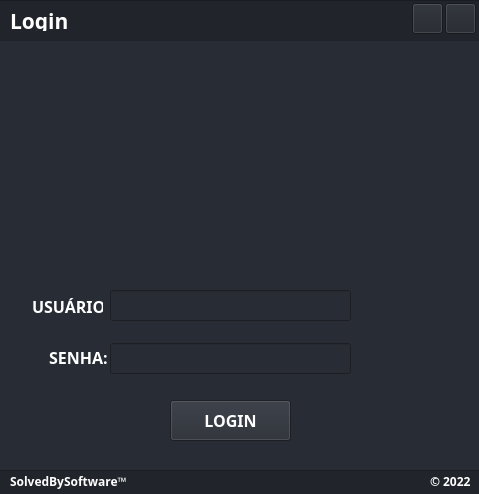
<?xml version="1.0" encoding="UTF-8"?>
<ui version="4.0">
 <class>Frame</class>
 <widget class="QFrame" name="Frame">
  <property name="geometry">
   <rect>
    <x>0</x>
    <y>0</y>
    <width>479</width>
    <height>494</height>
   </rect>
  </property>
  <property name="minimumSize">
   <size>
    <width>479</width>
    <height>494</height>
   </size>
  </property>
  <property name="maximumSize">
   <size>
    <width>479</width>
    <height>494</height>
   </size>
  </property>
  <property name="sizeIncrement">
   <size>
    <width>400</width>
    <height>420</height>
   </size>
  </property>
  <property name="windowTitle">
   <string>Frame</string>
  </property>
  <widget class="QWidget" name="verticalLayoutWidget">
   <property name="geometry">
    <rect>
     <x>-10</x>
     <y>0</y>
     <width>501</width>
     <height>41</height>
    </rect>
   </property>
   <layout class="QVBoxLayout" name="verticalLayout">
    <item>
     <widget class="QFrame" name="frame_top">
      <property name="styleSheet">
       <string notr="true">background-color: rgb(33, 37, 43);</string>
      </property>
      <property name="frameShape">
       <enum>QFrame::StyledPanel</enum>
      </property>
      <property name="frameShadow">
       <enum>QFrame::Raised</enum>
      </property>
      <widget class="QLabel" name="label_login">
       <property name="geometry">
        <rect>
         <x>20</x>
         <y>10</y>
         <width>101</width>
         <height>21</height>
        </rect>
       </property>
       <property name="font">
        <font>
         <family>Uni Sans</family>
         <pointsize>16</pointsize>
         <bold>true</bold>
        </font>
       </property>
       <property name="styleSheet">
        <string notr="true">color: rgb(255, 255, 255);</string>
       </property>
       <property name="text">
        <string>Login</string>
       </property>
      </widget>
      <widget class="QPushButton" name="pushButton_close">
       <property name="geometry">
        <rect>
         <x>455</x>
         <y>3</y>
         <width>31</width>
         <height>31</height>
        </rect>
       </property>
       <property name="mouseTracking">
        <bool>false</bool>
       </property>
       <property name="styleSheet">
        <string notr="true"/>
       </property>
       <property name="text">
        <string/>
       </property>
      </widget>
      <widget class="QPushButton" name="pushButton_min">
       <property name="geometry">
        <rect>
         <x>422</x>
         <y>3</y>
         <width>31</width>
         <height>31</height>
        </rect>
       </property>
       <property name="styleSheet">
        <string notr="true"/>
       </property>
       <property name="text">
        <string/>
       </property>
      </widget>
     </widget>
    </item>
   </layout>
  </widget>
  <widget class="QWidget" name="verticalLayoutWidget_2">
   <property name="geometry">
    <rect>
     <x>-20</x>
     <y>40</y>
     <width>511</width>
     <height>431</height>
    </rect>
   </property>
   <layout class="QVBoxLayout" name="verticalLayout_2">
    <item>
     <widget class="QFrame" name="frame_content">
      <property name="styleSheet">
       <string notr="true">background-color: rgb(40, 44, 52);</string>
      </property>
      <property name="frameShape">
       <enum>QFrame::StyledPanel</enum>
      </property>
      <property name="frameShadow">
       <enum>QFrame::Raised</enum>
      </property>
      <widget class="QPushButton" name="pushButton_login">
       <property name="geometry">
        <rect>
         <x>190</x>
         <y>360</y>
         <width>121</width>
         <height>41</height>
        </rect>
       </property>
       <property name="font">
        <font>
         <family>Uni Sans</family>
         <pointsize>12</pointsize>
         <bold>true</bold>
        </font>
       </property>
       <property name="styleSheet">
        <string notr="true">color: rgb(255, 255, 255);</string>
       </property>
       <property name="text">
        <string>LOGIN</string>
       </property>
      </widget>
      <widget class="QLineEdit" name="lineEdit_senha">
       <property name="geometry">
        <rect>
         <x>130</x>
         <y>303</y>
         <width>241</width>
         <height>31</height>
        </rect>
       </property>
       <property name="font">
        <font>
         <pointsize>10</pointsize>
        </font>
       </property>
       <property name="styleSheet">
        <string notr="true">color: rgb(255, 255, 255);</string>
       </property>
       <property name="text">
        <string/>
       </property>
       <property name="echoMode">
        <enum>QLineEdit::Password</enum>
       </property>
      </widget>
      <widget class="QLineEdit" name="lineEdit_usuario">
       <property name="geometry">
        <rect>
         <x>130</x>
         <y>250</y>
         <width>241</width>
         <height>31</height>
        </rect>
       </property>
       <property name="font">
        <font>
         <family>Uni Sans</family>
         <pointsize>10</pointsize>
         <bold>true</bold>
        </font>
       </property>
       <property name="layoutDirection">
        <enum>Qt::LeftToRight</enum>
       </property>
       <property name="styleSheet">
        <string notr="true">color: rgb(255, 255, 255);</string>
       </property>
       <property name="text">
        <string/>
       </property>
      </widget>
      <widget class="QLabel" name="label_logo">
       <property name="geometry">
        <rect>
         <x>150</x>
         <y>30</y>
         <width>201</width>
         <height>171</height>
        </rect>
       </property>
       <property name="text">
        <string/>
       </property>
       <property name="alignment">
        <set>Qt::AlignCenter</set>
       </property>
      </widget>
      <widget class="QLabel" name="label_senha">
       <property name="geometry">
        <rect>
         <x>69</x>
         <y>307</y>
         <width>61</width>
         <height>21</height>
        </rect>
       </property>
       <property name="font">
        <font>
         <family>Uni Sans</family>
         <pointsize>12</pointsize>
         <bold>true</bold>
        </font>
       </property>
       <property name="styleSheet">
        <string notr="true">color: rgb(255, 255, 255);</string>
       </property>
       <property name="text">
        <string>SENHA:</string>
       </property>
      </widget>
      <widget class="QLabel" name="label_usuario">
       <property name="geometry">
        <rect>
         <x>52</x>
         <y>256</y>
         <width>71</width>
         <height>21</height>
        </rect>
       </property>
       <property name="font">
        <font>
         <family>Uni Sans</family>
         <pointsize>12</pointsize>
         <bold>true</bold>
        </font>
       </property>
       <property name="styleSheet">
        <string notr="true">color: rgb(255, 255, 255);</string>
       </property>
       <property name="text">
        <string>USUÁRIO:</string>
       </property>
      </widget>
     </widget>
    </item>
   </layout>
  </widget>
  <widget class="QWidget" name="verticalLayoutWidget_3">
   <property name="geometry">
    <rect>
     <x>-10</x>
     <y>470</y>
     <width>501</width>
     <height>31</height>
    </rect>
   </property>
   <layout class="QVBoxLayout" name="verticalLayout_3">
    <item>
     <widget class="QFrame" name="frame_button">
      <property name="styleSheet">
       <string notr="true">background-color: rgb(33, 37, 43);</string>
      </property>
      <property name="frameShape">
       <enum>QFrame::StyledPanel</enum>
      </property>
      <property name="frameShadow">
       <enum>QFrame::Raised</enum>
      </property>
      <widget class="QLabel" name="label_buttonsoft">
       <property name="geometry">
        <rect>
         <x>20</x>
         <y>3</y>
         <width>131</width>
         <height>16</height>
        </rect>
       </property>
       <property name="font">
        <font>
         <family>Uni Sans</family>
         <bold>true</bold>
        </font>
       </property>
       <property name="styleSheet">
        <string notr="true">color: rgb(255, 255, 255);</string>
       </property>
       <property name="text">
        <string>SolvedBySoftware™</string>
       </property>
      </widget>
      <widget class="QLabel" name="label_buttondate">
       <property name="geometry">
        <rect>
         <x>440</x>
         <y>3</y>
         <width>41</width>
         <height>16</height>
        </rect>
       </property>
       <property name="font">
        <font>
         <family>Uni Sans</family>
         <bold>true</bold>
        </font>
       </property>
       <property name="styleSheet">
        <string notr="true">color: rgb(255, 255, 255);</string>
       </property>
       <property name="text">
        <string>© 2022</string>
       </property>
      </widget>
     </widget>
    </item>
   </layout>
  </widget>
 </widget>
 <resources/>
 <connections/>
</ui>
